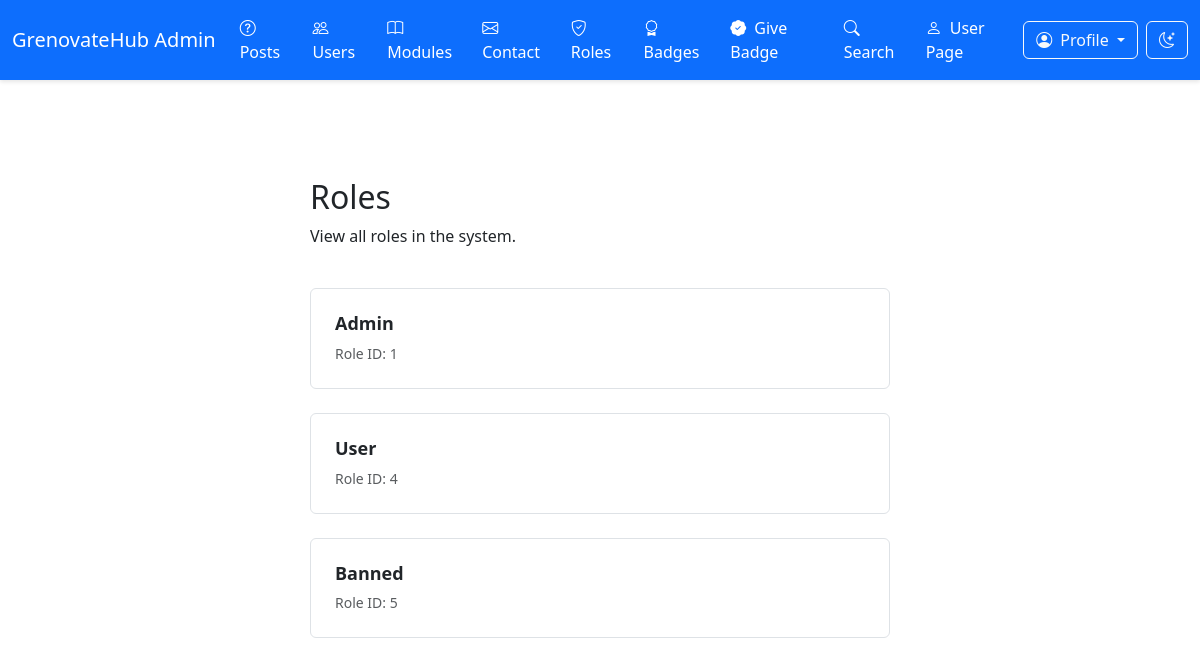
/web1-project-final/admin/show_roles.php (signed in), run on the app's committed database.
### tables this page shows
CREATE TABLE `roles` (
  `ID` smallint(6) NOT NULL,
  `Name` varchar(50) NOT NULL
);

### web1-project-final/admin/show_roles.php (called while the page is built, shortened)
<?php
include_once '../includes/DatabaseConnection.php';
include_once '../includes/DatabaseFunction.php';
try {
    $roles = getAllRoles($pdo);
    include 'templates/show_roles.html.php';
} catch (Exception $e) {
    $title = 'An error has occurred';
    $output = 'Error: ' . $e->getMessage();
}
include 'templates/layout.html.php';
?>

### web1-project-final/includes/DatabaseFunction.php (called while the page is built, shortened)
<?php
function query($pdo, $sql, $parameters = []) {
    $query = $pdo->prepare($sql);
    $query->execute();
    return $query;
}
function fetchAll($pdo, $sql, $parameters = []) {
    $query = query($pdo, $sql, $parameters);
    return $query->fetchAll(PDO::FETCH_ASSOC);
}
function getAllRoles($pdo) {
    $sql = 'SELECT ID AS id, Name AS name FROM roles ORDER BY ID ASC';
    return fetchAll($pdo, $sql);
}

### web1-project-final/admin/templates/show_roles.html.php (the view, shortened to what this page needs)
<div class="container mt-4">
    <div class="row mb-4">
        <div class="col-12">
            <h2>Roles</h2>
            <p>View all roles in the system.</p>
        </div>
    </div>
    <?php if (empty($roles)): ?>
        <p>No roles found.</p>
    <?php else: ?>
        <?php foreach ($roles as $role): ?>
            <div class="row mb-4">
                <div class="col-12">
                    <div class="card h-100" style="border: 1px solid var(--border); border-radius: var(--radius); transition: transform 0.2s;">
                        <div class="card-body p-4">
                            <h5 class="card-title" style="font-size: 1.125rem; font-weight: 600; color: var(--card-foreground); margin-bottom: 0.5rem;">
                                <?php echo htmlspecialchars($role['name']); ?>
                            </h5>
                            <div class="d-flex align-items-center text-muted fs-body2" style="font-size: 0.875rem;">
                                <span class="me-3">Role ID: <span class="font-weight-bold"><?php echo htmlspecialchars($role['id']); ?></span></span>
                            </div>
                        </div>
                    </div>
                </div>
            </div>
        <?php endforeach; ?>
    <?php endif; ?>
</div>

### web1-project-final/admin/index_admin.css (style rules this page uses)
:root { --primary: #0d6efd; --primary-foreground: #ffffff; --secondary: #6c757d; --secondary-foreground: #ffffff; --accent: #e9ecef; --accent-foreground: #212529; --background: #ffffff; --foreground: #212529; --card: #ffffff; --card-foreground: #212529; --border: #dee2e6; --input: #dee2e6; --ring: #0d6efd; --radius: 0.375rem; --font-family: system-ui, -apple-system, "Segoe UI", Roboto; }
body { font-family: var(--font-family); background-color: var(--background); color: var(--foreground); }
.card { background-color: var(--card); color: var(--card-foreground); border-color: var(--border); transition: transform 0.2s; }
.card-title { font-weight: 600; font-size: 1.045rem; white-space: nowrap; overflow: hidden; text-overflow: ellipsis; }
.container { max-width: 85vh; margin: 0 auto; padding: 25px; }
.fs-body2 { font-size: 0.95rem; }

### data on the page
roles: Name "Admin", ID "1"
roles: Name "User", ID "4"
roles: Name "Banned", ID "5"
